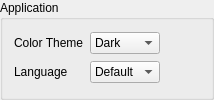
        <widget class="QGroupBox" name="ApplicationGroup">
         <property name="title">
          <string>Application</string>
         </property>
         <layout class="QGridLayout" name="gridLayout_4">
          <item row="0" column="0">
           <widget class="QLabel" name="label_25">
            <property name="toolTip">
             <string>Choose the interface theme and optionally reset its colors.</string>
            </property>
            <property name="text">
             <string>Color Theme</string>
            </property>
            <property name="buddy">
             <cstring>ColorTheme</cstring>
            </property>
           </widget>
          </item>
          <item row="0" column="1">
           <widget class="QComboBox" name="ColorTheme">
            <property name="accessibleName">
             <string>Color Theme</string>
            </property>
            <property name="toolTip">
             <string>Choose the interface theme and optionally reset its colors.</string>
            </property>
            <item>
             <property name="text">
              <string>Dark</string>
             </property>
            </item>
            <item>
             <property name="text">
              <string>System</string>
             </property>
            </item>
           </widget>
          </item>
          <item row="1" column="0">
           <widget class="QLabel" name="label_19">
            <property name="toolTip">
             <string>Choose the interface language used after restarting StudWorx.</string>
            </property>
            <property name="text">
             <string>Language</string>
            </property>
            <property name="buddy">
             <cstring>Language</cstring>
            </property>
           </widget>
          </item>
          <item row="1" column="1">
           <widget class="QComboBox" name="Language">
            <property name="accessibleName">
             <string>Language</string>
            </property>
            <property name="toolTip">
             <string>Choose the interface language used after restarting StudWorx.</string>
            </property>
            <item>
             <property name="text">
              <string>Default</string>
             </property>
            </item>
           </widget>
          </item>
          <item row="1" column="2">
           <spacer name="horizontalSpacer_8">
            <property name="orientation">
             <enum>Qt::Orientation::Horizontal</enum>
            </property>
            <property name="sizeHint" stdset="0">
             <size>
              <width>40</width>
              <height>20</height>
             </size>
            </property>
           </spacer>
          </item>
         </layout>
        </widget>
